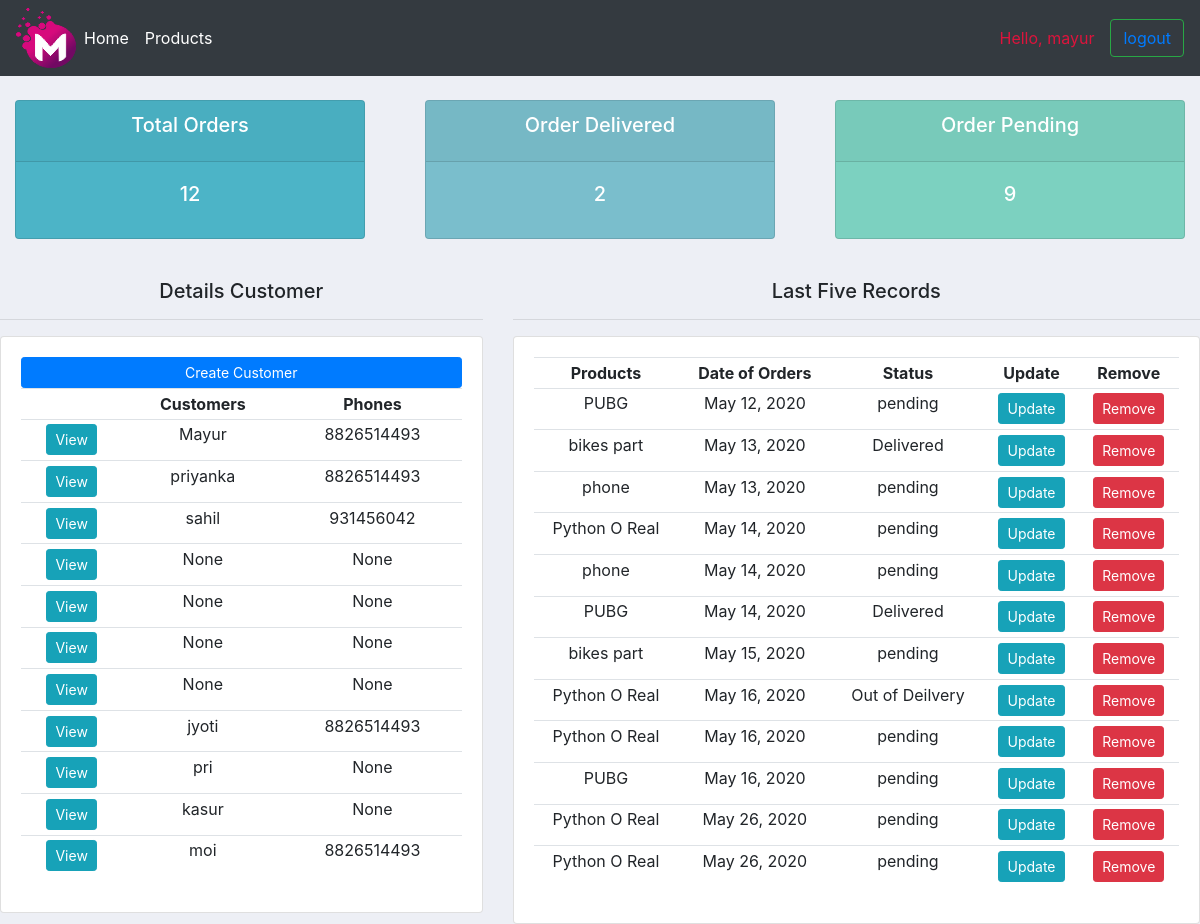
The app's page / (signed in), older data.
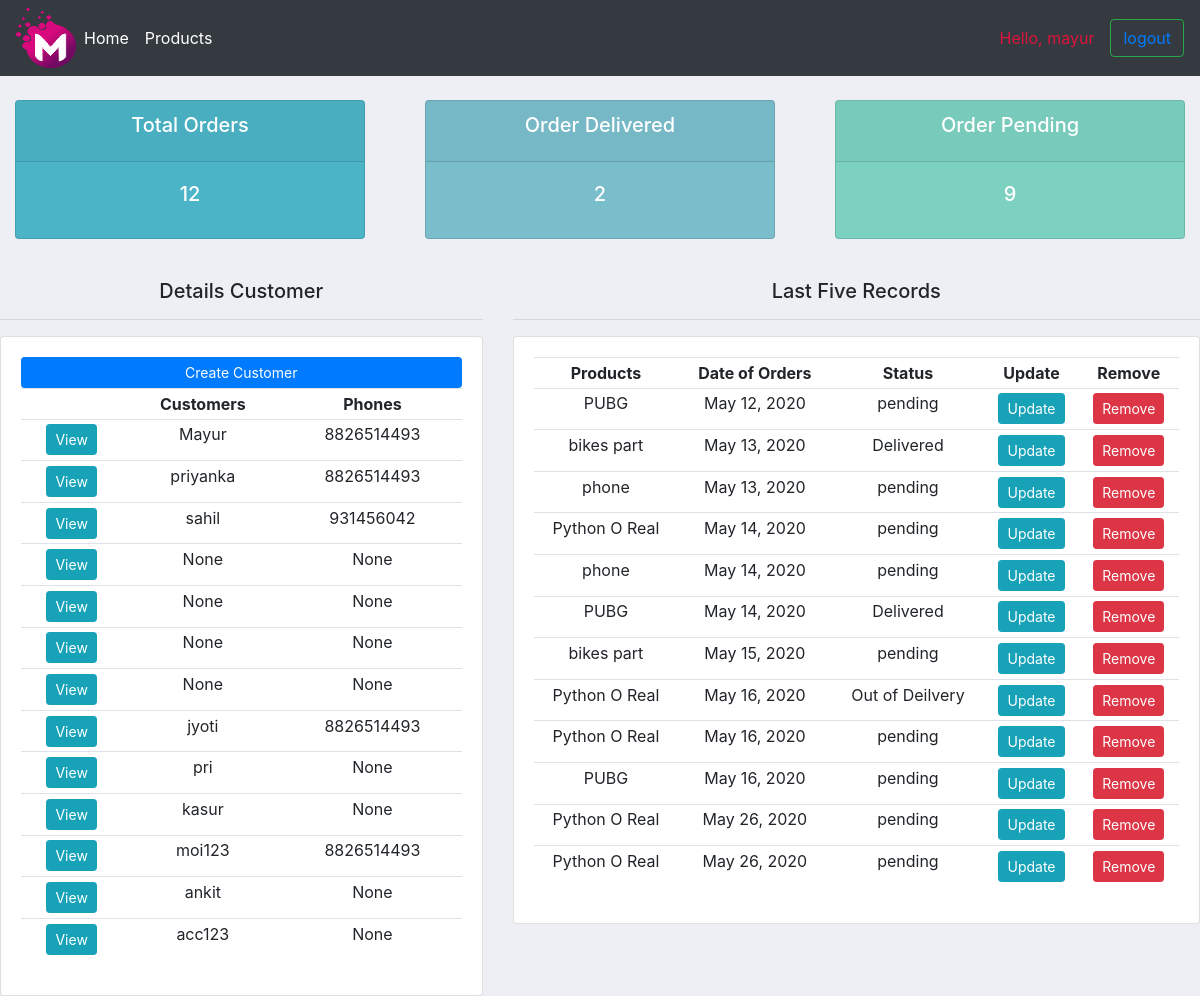
The same page, newer data.
### accounts/models.py (models this page shows, shortened)
class Customer(models.Model):
    user = models.OneToOneField(User, null=True,blank=True ,on_delete=models.CASCADE)
    name = models.CharField(max_length=200, null=True)
    phone = models.CharField(max_length=200, null=True)
    email = models.CharField(max_length=200,blank=True)
    profile_pic = models.ImageField(default="Profile-Pic-Demo.png",null=True,blank=True)
    date_created = models.DateTimeField(auto_now_add=True, null=True)

class Order(models.Model):
    STATUS = (
        ('pending','pending'),
        ('Out of Deilvery','Out of Deilvery'),
        ('Delivered','Delivered'),
    )
    customer = models.ForeignKey(Customer, null=True , on_delete=models.SET_NULL)
    products = models.ForeignKey(Product, null=True , on_delete=models.SET_NULL)
    date_created = models.DateField(auto_now_add=True, null=True)
    status = models.CharField(max_length=200,choices=STATUS)
    notes = models.CharField(max_length=1000,null=True)

class Product(models.Model):
    CATEGORY = (
        ("Indoor","Indoor"),
        ('Out Door','Out Door'),
    )
    name = models.CharField(max_length=200, null=True)
    price = models.FloatField(null=True)
    category = models.CharField(max_length=200, null=True, choices=CATEGORY)
    description = models.CharField(max_length=200, null=True, blank=True)
    date_created = models.DateTimeField(auto_now_add=True, null=True)
    tag = models.ManyToManyField(Tag)
    def __str__(self):
        return self.name

### accounts/decorator.py (the view)
    def wrapper_function(request, *args, **kwargs):
        group = None
        if request.user.groups.exists():
            group = request.user.groups.all()[0].name
        if group == 'customer':
            return redirect('user_page')
        if group == 'admin':
            return view_func(request, *args, **kwargs)

### accounts/decorator.py (called while the page is built)
def admin_only(view_func):
    def wrapper_function(request, *args, **kwargs):
        group = None
        if request.user.groups.exists():
            group = request.user.groups.all()[0].name
        if group == 'customer':
            return redirect('user_page')
        if group == 'admin':
            return view_func(request, *args, **kwargs)
    return wrapper_function

### accounts/views.py (called while the page is built)
@login_required(login_url='login') #decorators
@admin_only
def home(request):
    orders_data = Order.objects.all()
    customer_data = Customer.objects.all()
    total_customers = orders_data.count()
    total_orders = customer_data.count()
    total_delivered = orders_data.filter(status='Delivered').count()
    total_pending = orders_data.filter(status='pending').count()
    context = {'orders_show':orders_data,'customer_show':customer_data,'total_orders_show':total_customers,'order_delivered_show':total_delivered,'total_pending_show':total_pending}
    return render(request, 'index.html',context)

### accounts/templates/index.html
{% extends 'links.html' %}
{% block content %}
{% include "status.html" %}
<br>
<div class="row">
    <div class="col-md-5">
        <h5 align='center'> Details Customer</h5>
        <hr>
        <div class="card card-body">
            <a class="btn btn-primary btn-sm btn-block" href="">Create Customer </a>
            <table class="table table-sm">
                <tr align="center">
                    <th></th>
                    <th> Customers </th>
                    <th> Phones </th>
                </tr>
                {% for customer in customer_show %}
                <tr align='center'>
                    <td><a class='btn btn-sm btn-info' href="{% url 'customer' customer.id %}"> View </a></td>
                    <td>{{ customer.name }}</td>
                    <td>{{ customer.phone }}</td>
                </tr>
                {% endfor %}
            </table>
        </div>
    </div>
    <div class="col-md-7">
        <h5 align='center'> Last Five Records </h5>
        <hr>
        <div class="card card-body">
            <table class="table table-sm">
                <tr align="center">
                    <th> Products </th>
                    <th> Date of Orders </th>
                    <th> Status </th>
                    <th> Update </th>
                    <th> Remove </th>
                </tr>
                {% for order in orders_show %}
                <tr align='center'>
                    <td>{{ order.products }}</td>
                    <td>{{ order.date_created }}</td>
                    <td>{{ order.status }}</td>
                    <td><a class='btn btn-sm btn-info' href="{% url 'update' order.id %}">Update</a></td>
                    <td><a class='btn btn-sm btn-danger' href="{% url 'delete' order.id %}">Remove</a></td>
                </tr>
                {% endfor %}
        </div>
    </div>
</div>
{% endblock %}

Row changes from the older to the newer data that the page shows:
changed Customer: name "moi" → "moi123"
added Customer: name "ankit", phone "None"
added Customer: name "acc123", phone "None"
